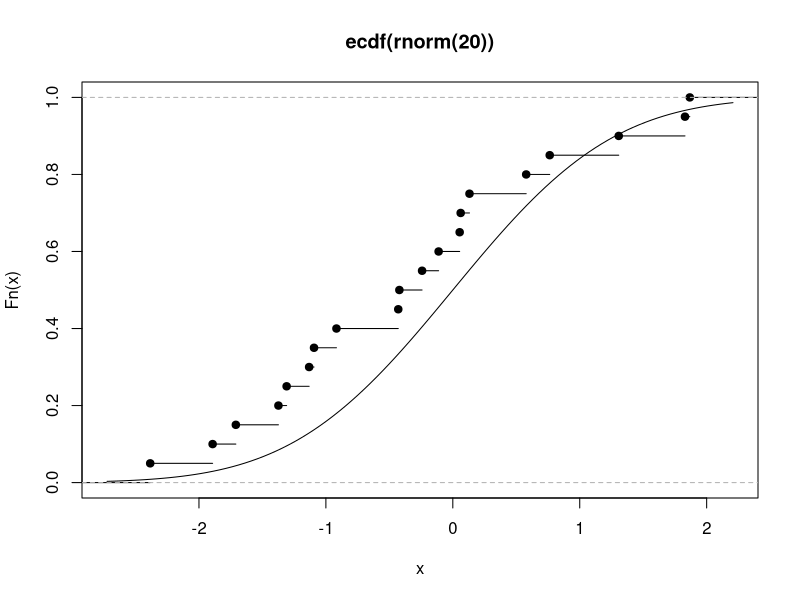

The R source for this figure:
## ---- chunk 1
plot(ecdf(rnorm(20)))
curve(pnorm(x), add = TRUE)
